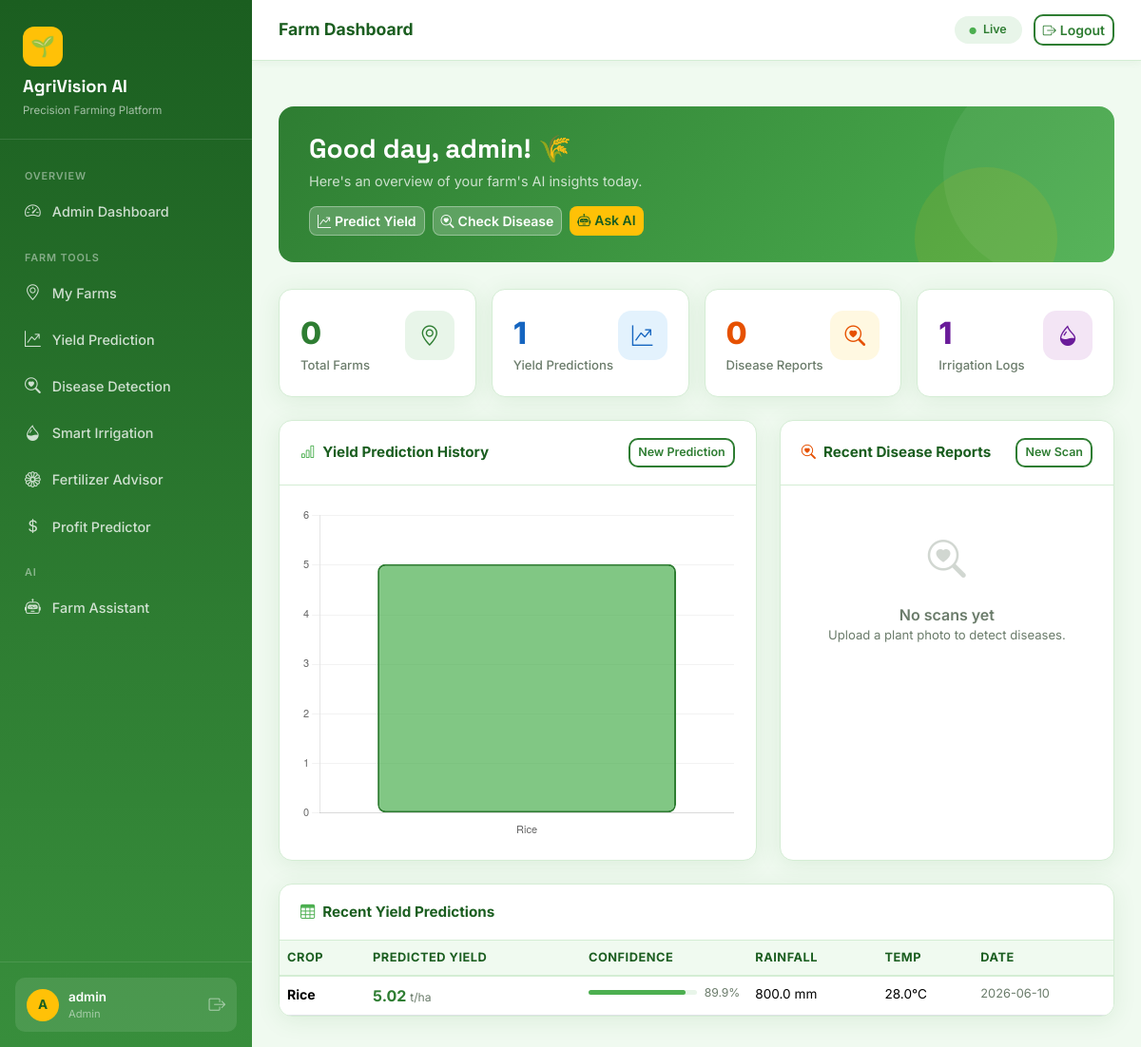
The app's page /dashboard (signed in) with its own data.
### tables this page shows
CREATE TABLE yield_predictions (
            id INTEGER PRIMARY KEY AUTOINCREMENT,
            user_id INTEGER,
            crop_type TEXT,
            rainfall REAL,
            temperature REAL,
            humidity REAL,
            soil_ph REAL,
            nitrogen REAL,
            phosphorus REAL,
            potassium REAL,
            predicted_yield REAL,
            confidence REAL,
            prediction_date TIMESTAMP DEFAULT CURRENT_TIMESTAMP,
            FOREIGN KEY(user_id) REFERENCES users(id)
        );

### app.py (the view)
@app.route('/dashboard')
@login_required
def dashboard():
    uid  = session['user_id']
    conn = get_db()
    farms      = conn.execute("SELECT COUNT(*) as c FROM farms WHERE user_id=?", (uid,)).fetchone()['c']
    predictions= conn.execute("SELECT COUNT(*) as c FROM yield_predictions WHERE user_id=?", (uid,)).fetchone()['c']
    diseases   = conn.execute("SELECT COUNT(*) as c FROM disease_detections WHERE user_id=?", (uid,)).fetchone()['c']
    irrigations= conn.execute("SELECT COUNT(*) as c FROM irrigation_logs WHERE user_id=?", (uid,)).fetchone()['c']
    recent_preds = conn.execute(
        "SELECT * FROM yield_predictions WHERE user_id=? ORDER BY prediction_date DESC LIMIT 6", (uid,)).fetchall()
    recent_disease = conn.execute(
        "SELECT * FROM disease_detections WHERE user_id=? ORDER BY detection_date DESC LIMIT 4", (uid,)).fetchall()
    chart_labels  = [p['crop_type'] for p in recent_preds]
    chart_yields  = [round(p['predicted_yield'], 2) for p in recent_preds]
    conn.close()
    return render_template('dashboard.html',
        farms=farms, predictions=predictions, diseases=diseases, irrigations=irrigations,
        recent_preds=recent_preds, recent_disease=recent_disease,
        chart_labels=json.dumps(chart_labels), chart_yields=json.dumps(chart_yields))

### app.py (called while the page is built)
def get_db():
    conn = sqlite3.connect(DB_PATH)
    conn.row_factory = sqlite3.Row
    return conn

def login_required(f):
    @wraps(f)
    def decorated(*args, **kwargs):
        if 'user_id' not in session:
            flash('Please log in to access this page.', 'warning')
            return redirect(url_for('login'))
        return f(*args, **kwargs)
    return decorated

### templates/dashboard.html (shortened to what this page needs)
{% extends "base.html" %}
{% block page_title %}Farm Dashboard{% endblock %}
{% block content %}
<div style="background:linear-gradient(135deg,#2E7D32,#4CAF50);border-radius:16px;
  padding:28px 32px;margin-bottom:28px;position:relative;overflow:hidden">
  <div style="position:absolute;right:-40px;top:-40px;width:220px;height:220px;
    background:rgba(255,255,255,.06);border-radius:50%"></div>
  <div style="position:absolute;right:60px;bottom:-50px;width:150px;height:150px;
    background:rgba(255,193,7,.1);border-radius:50%"></div>
  <h3 style="color:#fff;margin-bottom:6px">Good day, {{ session.username }}! 🌾</h3>
  <p style="color:rgba(255,255,255,.75);font-size:.9rem;margin:0">
    Here's an overview of your farm's AI insights today.
  </p>
  <div class="mt-3 d-flex gap-2 flex-wrap">
    <a href="{{ url_for('yield_prediction') }}" class="btn btn-sm fw-semibold"
       style="background:rgba(255,255,255,.2);color:#fff;border:1px solid rgba(255,255,255,.35);border-radius:8px">
      <i class="bi bi-graph-up-arrow me-1"></i>Predict Yield
    </a>
    <a href="{{ url_for('disease_detection') }}" class="btn btn-sm fw-semibold"
       style="background:rgba(255,255,255,.2);color:#fff;border:1px solid rgba(255,255,255,.35);border-radius:8px">
      <i class="bi bi-search-heart me-1"></i>Check Disease
    </a>
    <a href="{{ url_for('assistant') }}" class="btn btn-sm fw-semibold"
       style="background:var(--accent);color:#1B5E20;border:none;border-radius:8px">
      <i class="bi bi-robot me-1"></i>Ask AI
    </a>
  </div>
</div>
<div class="row g-3 mb-4">
  {% set stats = [
    ('bi-geo-alt','#E8F5E9','#2E7D32', farms, 'Total Farms'),
    ('bi-graph-up-arrow','#E3F2FD','#1565C0', predictions, 'Yield Predictions'),
    ('bi-search-heart','#FFF8E1','#E65100', diseases, 'Disease Reports'),
    ('bi-droplet-half','#F3E5F5','#6A1B9A', irrigations, 'Irrigation Logs'),
  ] %}
  {% for icon, bg, color, val, label in stats %}
  <div class="col-6 col-xl-3">
    <div class="stat-card">
      <div class="d-flex justify-content-between align-items-start">
        <div>
          <div class="stat-value" style="color:{{ color }}">{{ val }}</div>
          <div class="stat-label">{{ label }}</div>
        </div>
        <div class="stat-icon" style="background:{{ bg }};color:{{ color }}">
          <i class="bi {{ icon }}"></i>
        </div>
      </div>
    </div>
  </div>
  {% endfor %}
</div>
<div class="row g-4">
  <div class="col-lg-7">
    <div class="card h-100">
      <div class="card-header d-flex justify-content-between align-items-center">
        <span><i class="bi bi-bar-chart me-2" style="color:var(--secondary)"></i>Yield Prediction History</span>
        <a href="{{ url_for('yield_prediction') }}" class="btn btn-sm btn-outline-primary" style="font-size:.78rem">
          New Prediction
        </a>
      </div>
      <div class="card-body">
        {% if chart_labels != '[]' %}
        <canvas id="yieldChart" height="230"></canvas>
        {% endif %}
      </div>
    </div>
  </div>
  <div class="col-lg-5">
    <div class="card h-100">
      <div class="card-header d-flex justify-content-between align-items-center">
        <span><i class="bi bi-search-heart me-2" style="color:#E65100"></i>Recent Disease Reports</span>
        <a href="{{ url_for('disease_detection') }}" class="btn btn-sm btn-outline-primary" style="font-size:.78rem">
          New Scan
        </a>
      </div>
      <div class="card-body" style="padding:0">
        {% if recent_disease %}
        <div class="list-group list-group-flush">
          {% for d in recent_disease %}
          <div class="list-group-item border-0" style="padding:14px 22px">
            <div class="d-flex justify-content-between align-items-start">
              <div>
                <div style="font-weight:600;font-size:.88rem;color:var(--text)">
                  {% if d['disease_name'] == 'Healthy Plant' %}
                  <i class="bi bi-check-circle-fill me-1" style="color:#4CAF50"></i>
                  {% else %}
                  <i class="bi bi-exclamation-triangle-fill me-1" style="color:#E65100"></i>
                  {% endif %}
                  {{ d['disease_name'] }}
                </div>
                <div style="font-size:.76rem;color:var(--muted);margin-top:3px">
                  {{ d['detection_date'][:10] }}
                </div>
              </div>
              <span class="badge rounded-pill"
                    style="background:{% if d['disease_name']=='Healthy Plant'%}#E8F5E9;color:#2E7D32
                           {% else %}#FFF8E1;color:#E65100{% endif %}">
                {{ d['confidence'] }}%
              </span>
            </div>
          </div>
          {% endfor %}
        </div>
        {% else %}
        <div class="text-center py-5" style="color:var(--muted)">
          <i class="bi bi-search-heart" style="font-size:2.5rem;opacity:.3"></i>
          <p class="mt-3 mb-0 fw-semibold">No scans yet</p>
          <p style="font-size:.82rem">Upload a plant photo to detect diseases.</p>
        </div>
        {% endif %}
      </div>
    </div>
  </div>
</div>
<div class="card mt-4">
  <div class="card-header d-flex justify-content-between align-items-center">
    <span><i class="bi bi-table me-2" style="color:var(--secondary)"></i>Recent Yield Predictions</span>
  </div>
  <div class="card-body p-0">
    {% if recent_preds %}
    <div class="table-responsive">
      <table class="table mb-0">
        <thead><tr>
          <th>Crop</th><th>Predicted Yield</th><th>Confidence</th>
          <th>Rainfall</th><th>Temp</th><th>Date</th>
        </tr></thead>
        <tbody>
          {% for p in recent_preds %}
          <tr>
            <td><strong>{{ p['crop_type'] }}</strong></td>
            <td>
              <span style="font-size:1rem;font-weight:700;color:var(--primary)">
                {{ "%.2f"|format(p['predicted_yield']) }}
              </span>
              <span style="font-size:.76rem;color:var(--muted)"> t/ha</span>
            </td>
            <td>
              <div class="d-flex align-items-center gap-2">
                <div style="flex:1;height:5px;background:#E8F5E9;border-radius:4px">
                  <div style="width:{{ p['confidence'] }}%;height:100%;background:var(--secondary);border-radius:4px"></div>
                </div>
                <small style="color:var(--muted);font-size:.76rem">{{ p['confidence'] }}%</small>
              </div>
            </td>
            <td style="font-size:.85rem">{{ p['rainfall'] }} mm</td>
            <td style="font-size:.85rem">{{ p['temperature'] }}°C</td>
            <td style="font-size:.8rem;color:var(--muted)">{{ p['prediction_date'][:10] }}</td>
          </tr>
          {% endfor %}
        </tbody>
      </table>
    </div>
    {% else %}
    <div class="text-center py-5" style="color:var(--muted)">
      <i class="bi bi-graph-up" style="font-size:2.5rem;opacity:.3"></i>
      <p class="mt-3 mb-3 fw-semibold">No predictions yet</p>
      <a href="{{ url_for('yield_prediction') }}" class="btn btn-primary btn-sm">Run First Prediction</a>
    </div>
    {% endif %}
  </div>
</div>
{% endblock %}
{% block extra_js %}
{% if chart_labels != '[]' %}
<script>
const ctx = document.getElementById('yieldChart').getContext('2d');
new Chart(ctx, {
  type: 'bar',
  data: {
    labels: {{ chart_labels|safe }},
    datasets: [{
      label: 'Predicted Yield (t/ha)',
      data: {{ chart_yields|safe }},
      backgroundColor: 'rgba(76,175,80,.7)',
      borderColor: '#2E7D32',
      borderWidth: 2,
      borderRadius: 8,
      borderSkipped: false,
    }]
  },
  options: {
    responsive: true,
    plugins: {
      legend: { display: false },
      tooltip: {
        callbacks: {
          label: ctx => ` ${ctx.parsed.y.toFixed(2)} t/ha`
        }
      }
    },
    scales: {
      y: {
        beginAtZero: true,
        grid: { color: 'rgba(0,0,0,.05)' },
        ticks: { font: { size: 11 } }
      },
      x: {
        grid: { display: false },
        ticks: { font: { size: 11 } }
      }
    }
  }
});
</script>
{% endif %}
{% endblock %}

### templates/base.html (style rules this page uses)
:root { --primary: #2E7D32; --primary-d: #1B5E20; --secondary: #4CAF50; --accent: #FFC107; --accent-d: #F9A825; --bg: #F0FAF0; --surface: #ffffff; --border: #D4EDD4; --text: #1a2e1a; --muted: #6b7c6b; --danger: #c62828; --radius: 14px; --shadow: 0 4px 24px rgba(46,125,50,.10); --shadow-lg: 0 12px 48px rgba(46,125,50,.15); }
*, *::before, *::after { box-sizing: border-box; margin: 0; padding: 0; }
html { scroll-behavior: smooth; }
body { font-family: 'Inter', sans-serif; background: var(--bg); color: var(--text); min-height: 100vh; }
h1,h2,h3,h4,h5,h6 { font-family: 'Space Grotesk', sans-serif; font-weight: 700; }
.card { background: var(--surface); border: 1px solid var(--border); border-radius: var(--radius); box-shadow: var(--shadow); overflow: hidden; }
.card-header { background: transparent; border-bottom: 1px solid var(--border); padding: 18px 22px; font-weight: 700; font-size: .95rem; color: var(--primary-d); }
.card-body { padding: 22px; }
.stat-card { background: var(--surface); border: 1px solid var(--border); border-radius: var(--radius); padding: 22px; box-shadow: var(--shadow); transition: transform .2s, box-shadow .2s; }
.stat-icon { width: 52px; height: 52px; border-radius: 14px; display: flex; align-items: center; justify-content: center; font-size: 1.35rem; }
.stat-value { font-size: 2rem; font-weight: 800; color: var(--primary); }
.stat-label { font-size: .82rem; color: var(--muted); font-weight: 500; }
.btn-outline-primary { border: 2px solid var(--primary); color: var(--primary); border-radius: 10px; font-weight: 600; transition: all .2s; }
.table { font-size: .88rem; }
.table thead th { background: #F0FAF0; color: var(--primary-d); font-weight: 700; border-bottom: 2px solid var(--border); font-size: .8rem; text-transform: uppercase; letter-spacing: .04em; }

### records on screen
yield_predictions: crop_type "Rice", predicted_yield "5.02", confidence "89.9", rainfall "800.0", temperature "28.0", prediction_date "2026-06-10"

### other values on screen
{{ session.username[0].upper() }} "A"
{{ session.username }} "admin"
{{ session.role|capitalize }} "Admin"
{{ val }} "0" "1" "0" "1"
{{ label }} "Total Farms" "Yield Predictions" "Disease Reports" "Irrigation Logs"
chart data {{ chart_labels|safe }} ["Rice"]
chart data {{ chart_yields|safe }} [5.02]
